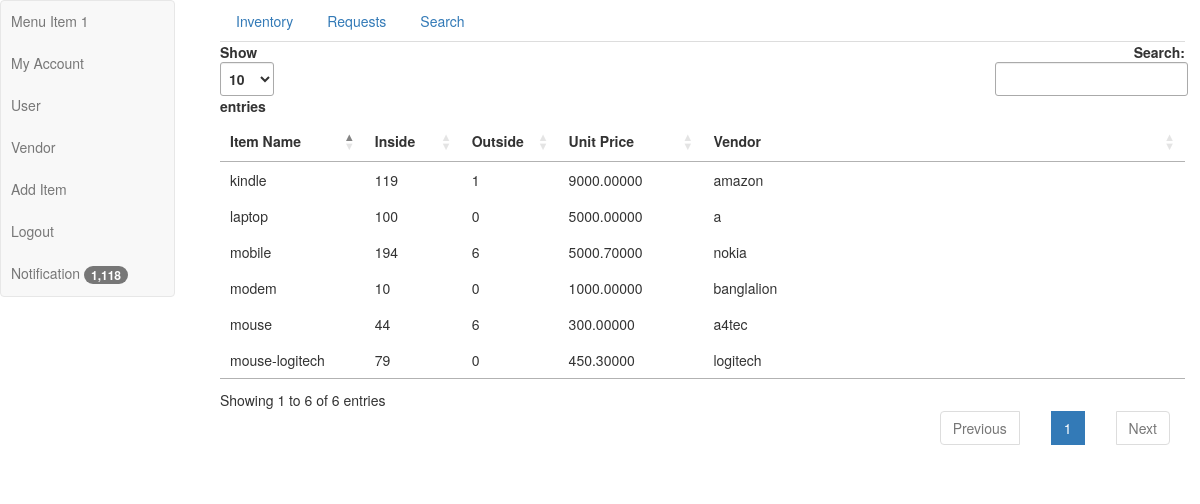
/home/ (signed in), run on an earlier commit of the app's database.
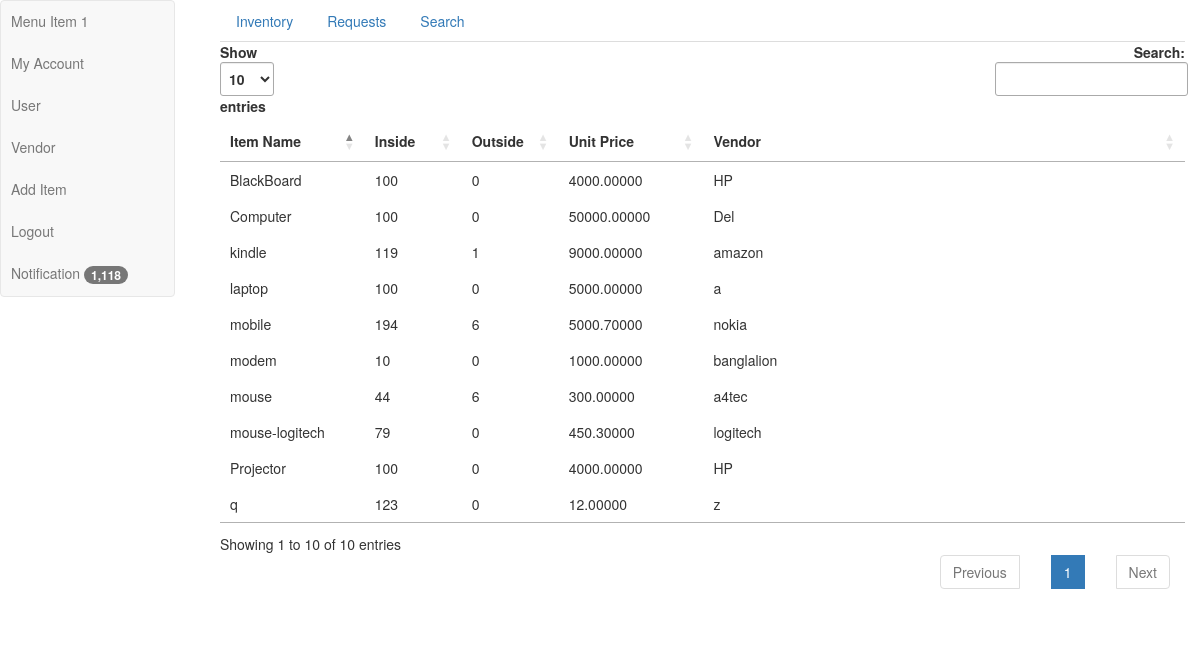
And on a later commit of the database.
### inventory/models.py (models this page shows, shortened)
class InventoryTable(models.Model):
	item_name=models.CharField(max_length=100,blank=False,null=False, unique=True, db_index=True)
	quantity_inside=models.IntegerField()
	quantity_outside=models.IntegerField()
	minimum_quantity=models.IntegerField()
	unit_price=models.DecimalField(max_digits=10, decimal_places=5)
	description=models.TextField()
	vendor=models.CharField(max_length=100,blank=False,null=False)

### inventory/views.py (the view)
# urls.py: url(r'^home/$',views.view_home,name='home_view'),
def view_home(request):
	if request.user.is_authenticated():
		inv=InventoryTable.objects.all()
		g=request.user.groups.all()[0]
		item_names=InventoryTable.objects.values('item_name')
		processed=ProcessedRequest.objects.filter(acknowledgement=0)
		pending=PendingRequest.objects.raw('''select inventory_pendingrequest.id_no,
													quantity_inside,
													requested_quantity,
													requestee,
													inventory_inventorytable.item_name,
													inventory_pendingrequest.description
													from
													inventory_inventorytable
													inner join
													inventory_pendingrequest on
													inventory_inventorytable.item_name=inventory_pendingrequest.item_name''')
		return render(request, 'inventory/home.html',{'inv':inv,'item_names':item_names,'pending':pending,'processed':processed, 'group':g})
	else:
		return render(request, 'inventory/unloggedhome.html',)

### inventory/templates/inventory/home.html (shortened to what this page needs)
{% extends "inventory/base.html" %}
{% block table %}
    <table id="inventorytable">
	    <thead>
	      <tr>
	        <th style="width:15%">Item Name
	        </th>
	        <th style="width:10%">Inside
	        </th>
	        <th style="width:10%">Outside
	        </th>
	        <th style="width:15%">Unit Price
	        </th>
	        <th>Vendor
	        </th>
	      </tr>
	    </thead>
        {% for items in inv %}
        <tr>
            <td >{{items.item_name}}</td>
            <td>{{items.quantity_inside}}</td>
            <td>{{items.quantity_outside}}</td>
            <td>{{items.unit_price}}</td>
            <td>{{items.vendor}}</td>
        </tr>
        {% endfor %}
    </table>
{% endblock table %}

### inventory/templates/inventory/base.html (shortened to what this page needs)
<!DOCTYPE html>
<html>
<head>
  {% load static %}
  <link rel="stylesheet" href="http://maxcdn.bootstrapcdn.com/bootstrap/3.3.7/css/bootstrap.min.css">
  <link rel="stylesheet" href="http://cdn.datatables.net/1.10.12/css/jquery.dataTables.min.css">
      </head>
<body>
    <div class="row">
      <div class="col-sm-2">
        <div class="sidebar-nav">
          <div class="navbar navbar-default" role="navigation">
            <div class="navbar-collapse collapse sidebar-navbar-collapse">
              <ul class="nav navbar-nav">
                <li>
                  <a href="#">Menu Item 1
                  </a>
                </li>
                <li>
                  <a href="/myaccount">My Account
                  </a>
                </li>
                {% if group|stringformat:"s" == "head" %}
                <li>
                  <a href="#">User
                  </a>
                </li>
                {% endif %}
                <li>
                  <a href="/vendor/">Vendor
                  </a>
                </li>
                <li>
                  <a href="/additem/"> Add Item
                  </a>
                </li>
                <li>
                  <a href="/logout/">Logout
                  </a>
                </li>
                <li>
                  <a href="#">Notification
                    <span class="badge">1,118
                    </span>
                  </a>
                </li>
              </ul>
            </div>
          </div>
        </div>
      </div>
      <div class="col-sm-10">
        <div class="container-fluid">
          <ul class="nav nav-tabs">
            <li>
              <a data-toggle="tab" href="#inventory">Inventory
              </a>
            </li>
            <li>
              <a data-toggle="tab" href="#requests">Requests
              </a>
            </li>
            <li>
              <a data-toggle="tab" href="#search">Search
              </a>
            </li>
          </ul>
          <div class="tab-content">
            <div id="inventory" class="tab-pane fade in active">
            {% block table %}
            {%endblock table %}
            </div>
          </div>
        </div>
      </div>
    </div>
</body>

### inventory/templates/inventory/base.html (style rules this page uses)
@media (min-width: 0px) { .sidebar-nav .navbar .navbar-collapse { padding: 0; max-height: none; } }
@media (min-width: 0px) { .sidebar-nav .navbar ul { float: none; display: block; } }
@media (min-width: 0px) { .sidebar-nav .navbar li { float: none; display: block; } }
@media (min-width: 0px) { .sidebar-nav .navbar li a { padding-top: 10px; padding-bottom: 12px; padding-left: 10px; border-color: black; } }

What changed in the data, as far as the page shows it:
added InventoryTable: item_name "Computer", quantity_inside "100", quantity_outside "0", unit_price "50000.00000", vendor "Del"
added InventoryTable: item_name "Projector", quantity_inside "100", quantity_outside "0", unit_price "4000.00000", vendor "HP"
added InventoryTable: item_name "q", quantity_inside "123", quantity_outside "0", unit_price "12.00000", vendor "z"
added InventoryTable: item_name "BlackBoard", quantity_inside "100", quantity_outside "0", unit_price "4000.00000", vendor "HP"
Also different on the page:
text written by a page script: "Show entries Search: Showing 1 to 6 of 6 entries Previous 1 Next" → "Show entries Search: Showing 1 to 10 of 10 entries Previous 1 Next"
